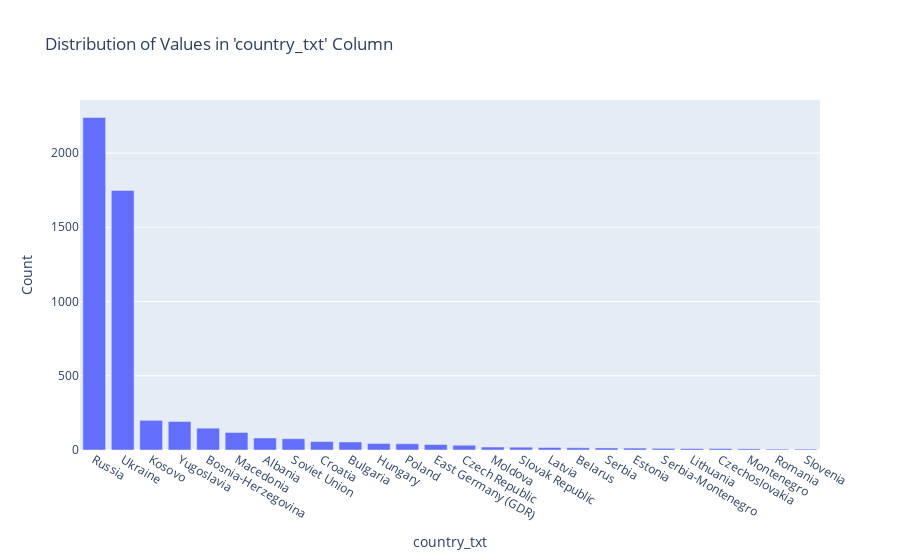

Write notebook code for a chart like this one.
### Code cell
interact(plot_distribution_clean, column_name=df_none_null_cat)

### Figure 1 — Plotly figure (JSON) as saved in the notebook; plotly's stock layout.template omitted (floating-point values rounded to 4 significant figures)
{"data": [{"hovertemplate": "country_txt=%{x}<br>Count=%{y}<extra></extra>", "legendgroup": "", "marker": {"color": "#636efa", "pattern": {"shape": ""}}, "name": "", "orientation": "v", "showlegend": false, "textposition": "auto", "type": "bar", "x": ["Russia", "Ukraine", "Kosovo", "Yugoslavia", "Bosnia-Herzegovina", "Macedonia", "Albania", "Soviet Union", "Croatia", "Bulgaria", "Hungary", "Poland", "East Germany (GDR)", "Czech Republic", "Moldova", "Slovak Republic", "Latvia", "Belarus", "Serbia", "Estonia", "Serbia-Montenegro", "Lithuania", "Czechoslovakia", "Montenegro", "Romania", "Slovenia"], "xaxis": "x", "y": [2239, 1748, 200, 192, 147, 118, 81, 76, 57, 54, 44, 42, 37, 32, 20, 19, 17, 15, 14, 13, 11, 10, 10, 8, 6, 6], "yaxis": "y"}], "layout": {"barmode": "relative", "legend": {"tracegroupgap": 0}, "title": {"text": "Distribution of Values in 'country_txt' Column"}, "xaxis": {"anchor": "y", "domain": [0, 1], "title": {"text": "country_txt"}}, "yaxis": {"anchor": "x", "domain": [0, 1], "title": {"text": "Count"}}}}
